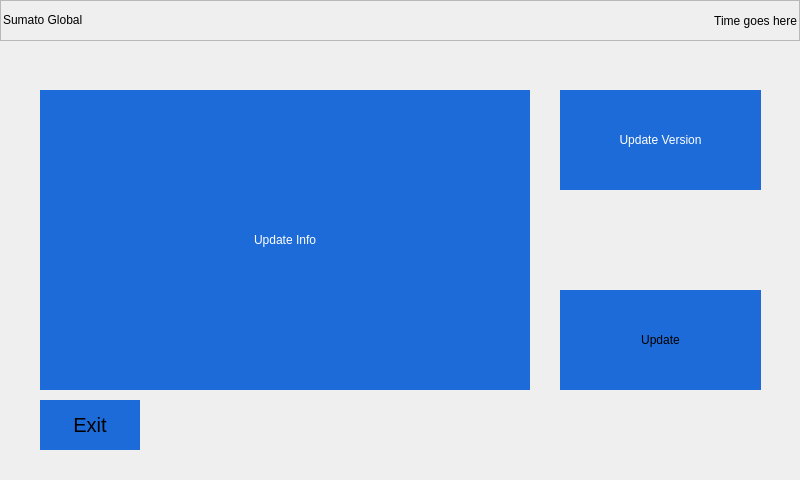
<?xml version="1.0" encoding="UTF-8"?>
<ui version="4.0">
 <class>Form</class>
 <widget class="QWidget" name="Form">
  <property name="geometry">
   <rect>
    <x>0</x>
    <y>0</y>
    <width>800</width>
    <height>480</height>
   </rect>
  </property>
  <property name="windowTitle">
   <string>Form</string>
  </property>
  <widget class="QFrame" name="topFrame">
   <property name="geometry">
    <rect>
     <x>0</x>
     <y>0</y>
     <width>800</width>
     <height>41</height>
    </rect>
   </property>
   <property name="frameShape">
    <enum>QFrame::StyledPanel</enum>
   </property>
   <property name="frameShadow">
    <enum>QFrame::Raised</enum>
   </property>
   <widget class="QLabel" name="companyLabel">
    <property name="geometry">
     <rect>
      <x>3</x>
      <y>3</y>
      <width>179</width>
      <height>33</height>
     </rect>
    </property>
    <property name="text">
     <string>Sumato Global</string>
    </property>
   </widget>
   <widget class="QLabel" name="timeLabel">
    <property name="geometry">
     <rect>
      <x>349</x>
      <y>4</y>
      <width>448</width>
      <height>33</height>
     </rect>
    </property>
    <property name="text">
     <string>Time goes here</string>
    </property>
    <property name="alignment">
     <set>Qt::AlignRight|Qt::AlignTrailing|Qt::AlignVCenter</set>
    </property>
   </widget>
  </widget>
  <widget class="QLabel" name="background">
   <property name="geometry">
    <rect>
     <x>0</x>
     <y>40</y>
     <width>800</width>
     <height>439</height>
    </rect>
   </property>
   <property name="text">
    <string/>
   </property>
   <property name="pixmap">
    <pixmap resource="icons.qrc">:/uiBG.png</pixmap>
   </property>
  </widget>
  <widget class="QToolButton" name="exitButton">
   <property name="geometry">
    <rect>
     <x>40</x>
     <y>400</y>
     <width>100</width>
     <height>50</height>
    </rect>
   </property>
   <property name="font">
    <font>
     <pointsize>15</pointsize>
    </font>
   </property>
   <property name="styleSheet">
    <string notr="true">background-color: #1d6bd8; border: none</string>
   </property>
   <property name="text">
    <string>Exit</string>
   </property>
  </widget>
  <widget class="QFrame" name="updateFrame">
   <property name="geometry">
    <rect>
     <x>560</x>
     <y>90</y>
     <width>201</width>
     <height>300</height>
    </rect>
   </property>
   <property name="styleSheet">
    <string notr="true">border: none;</string>
   </property>
   <property name="frameShape">
    <enum>QFrame::StyledPanel</enum>
   </property>
   <property name="frameShadow">
    <enum>QFrame::Raised</enum>
   </property>
   <widget class="QLabel" name="versionLabel">
    <property name="geometry">
     <rect>
      <x>0</x>
      <y>0</y>
      <width>201</width>
      <height>100</height>
     </rect>
    </property>
    <property name="styleSheet">
     <string notr="true">background-color: #1d6bd8
</string>
    </property>
    <property name="text">
     <string>&lt;html&gt;&lt;head/&gt;&lt;body&gt;&lt;p&gt;&lt;span style=&quot; color:#ffffff;&quot;&gt;Update Version&lt;/span&gt;&lt;/p&gt;&lt;/body&gt;&lt;/html&gt;</string>
    </property>
    <property name="alignment">
     <set>Qt::AlignCenter</set>
    </property>
   </widget>
   <widget class="QPushButton" name="updateButton">
    <property name="geometry">
     <rect>
      <x>0</x>
      <y>200</y>
      <width>201</width>
      <height>100</height>
     </rect>
    </property>
    <property name="styleSheet">
     <string notr="true">background-color: #1d6bd8; border: none</string>
    </property>
    <property name="text">
     <string>Update</string>
    </property>
   </widget>
   <widget class="QLabel" name="icon">
    <property name="geometry">
     <rect>
      <x>0</x>
      <y>100</y>
      <width>201</width>
      <height>100</height>
     </rect>
    </property>
    <property name="styleSheet">
     <string notr="true">border: none</string>
    </property>
    <property name="text">
     <string/>
    </property>
    <property name="pixmap">
     <pixmap resource="icons.qrc">:/firmwareUpdate.png</pixmap>
    </property>
    <property name="alignment">
     <set>Qt::AlignCenter</set>
    </property>
   </widget>
  </widget>
  <widget class="QLabel" name="infoLabel">
   <property name="geometry">
    <rect>
     <x>40</x>
     <y>90</y>
     <width>490</width>
     <height>300</height>
    </rect>
   </property>
   <property name="styleSheet">
    <string notr="true">background-color: #1d6bd8</string>
   </property>
   <property name="text">
    <string>&lt;html&gt;&lt;head/&gt;&lt;body&gt;&lt;p&gt;&lt;span style=&quot; color:#ffffff;&quot;&gt;Update Info&lt;/span&gt;&lt;/p&gt;&lt;/body&gt;&lt;/html&gt;</string>
   </property>
   <property name="alignment">
    <set>Qt::AlignCenter</set>
   </property>
  </widget>
 </widget>
 <resources>
  <include location="icons.qrc"/>
 </resources>
 <connections/>
</ui>
